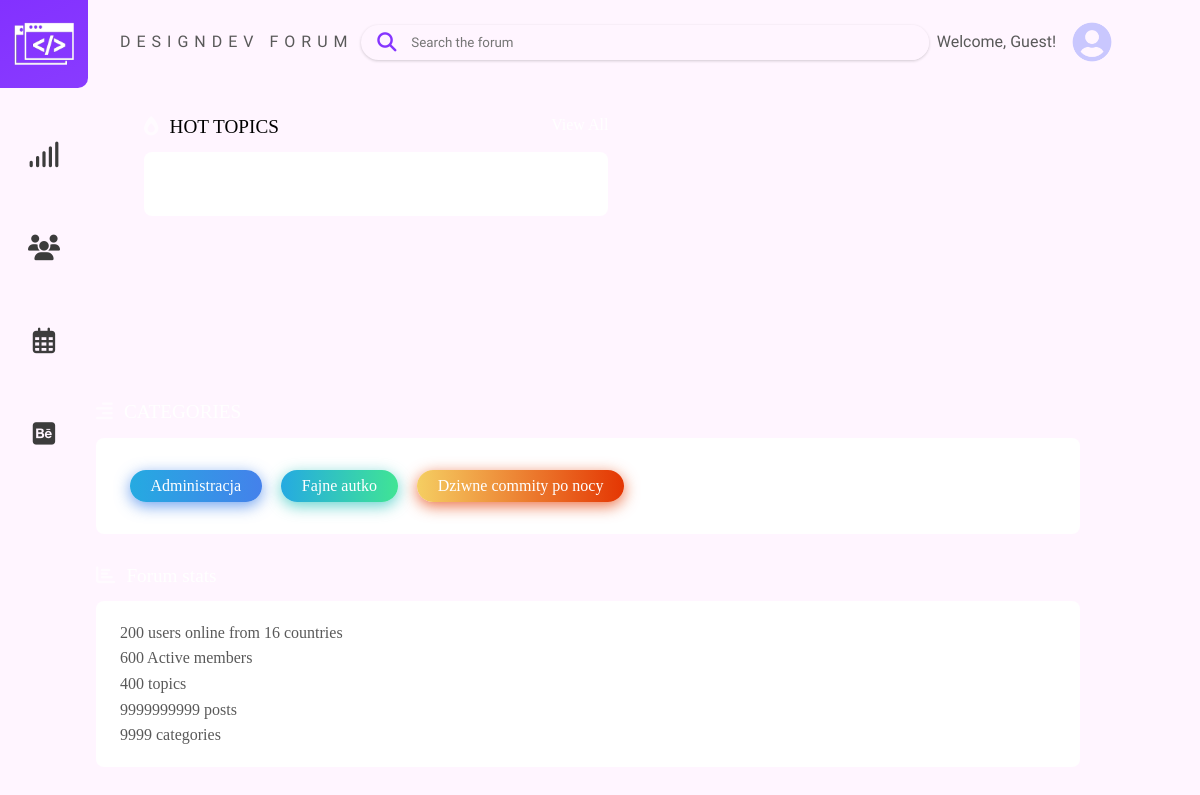
The page /topics/category/1/ on the database as committed earlier.
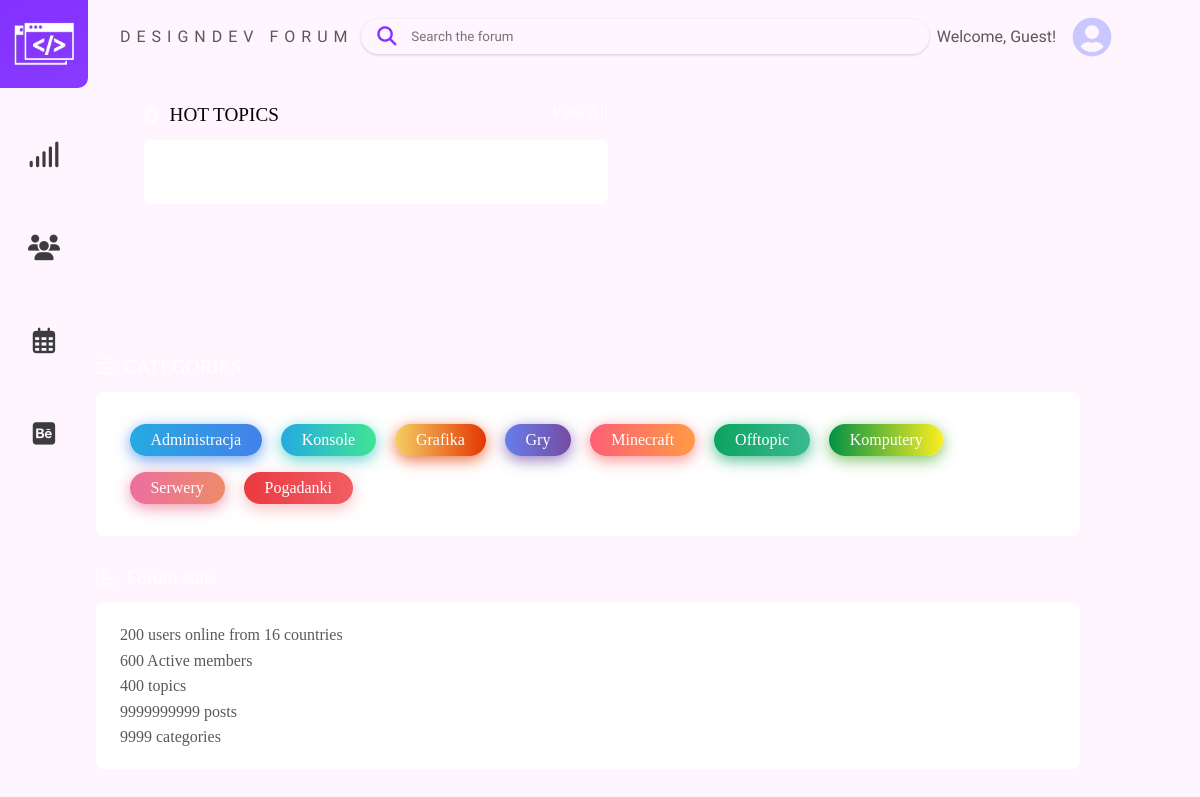
The same page on the database as committed later.
### forum/models.py (models this page shows, shortened)
class Categories(models.Model):
    title = models.CharField(max_length=100)

### forum/views.py (the view)
# urls.py: path('topics/category/<int:pk>/', CategoryTopicListView.as_view(), name='topic-category'),
class CategoryTopicListView(ListView):
    model = Topic
    template_name = 'forum/topic_category.html'
    context_object_name = 'topic_obj'
    paginate_by = 5
    def get_context_data(self, *, object_list=None, **kwargs):
        context = super(CategoryTopicListView, self).get_context_data(**kwargs)
        context['categories_obj'] = Categories.objects.all()
        context['topic_obj'] = Topic.objects.filter(category_id=self.kwargs.get('pk')).order_by('-date_posted')
        return context

### forum/templates/forum/topic_category.html (shortened to what this page needs)
{% extends 'forum/base.html' %}
{% block content %}
<div class="hot-topics">
    <header class="hot-topics__header">
        <i class="fas fa-burn"></i>
        <h1>HOT TOPICS</h1>
        <a href="#" class="hot-topics__header__button">View All</a>
    </header>
    <ul class="hot-topics__list">
    </ul>
</div>
<div class="section__main__content__separator"></div>
<div class="section__main__content__right">
    <div class="categories">
        <header class="categories__header">
            <i class="fas fa-align-right"></i>
            <h1>CATEGORIES</h1>
        </header>
        <ul class="categories__list">
            {% for category in categories_obj %}
            <li class="categories__category"><a href="{% url 'topic-category' category.id %}">{{ category.title }}</a></li>
            {% endfor %}
        </ul>
    </div>
    <div class="stats">
        <header class="stats__header">
            <i class="fas fa-chart-bar"></i>
            <h1>Forum stats</h1>
        </header>
        <ul class="stats__list">
            <li class="stats__statistic">200 users online from 16 countries</li>
            <li class="stats__statistic">600 Active members</li>
            <li class="stats__statistic">400 topics</li>
            <li class="stats__statistic">9999999999 posts</li>
            <li class="stats__statistic">9999 categories</li>
        </ul>
    </div>
</div>
{% endblock content %}

Rows that differ between the two databases and show on the page:
removed Categories: title "Fajne autko"
changed Categories: title "Dziwne commity po nocy" → "Konsole"
added Categories: title "Grafika"
added Categories: title "Gry"
added Categories: title "Minecraft"
added Categories: title "Offtopic"
added Categories: title "Komputery"
added Categories: title "Serwery"
added Categories: title "Pogadanki"
